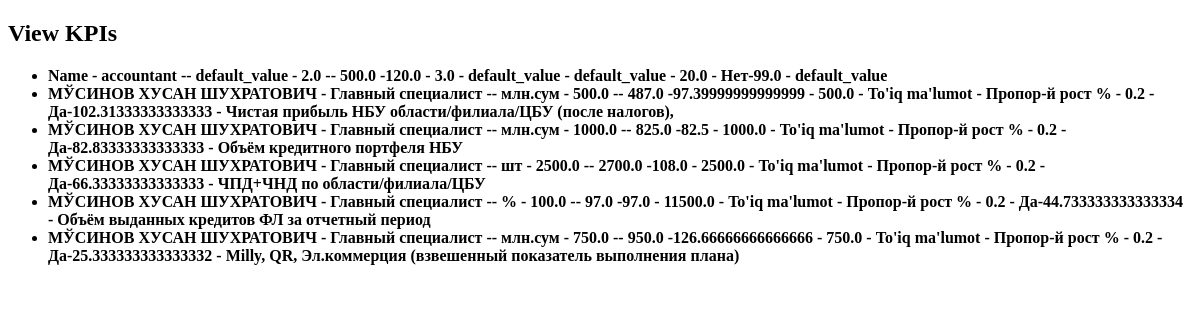
Page /calc/view_kpis/ (signed in) on the earlier database version.
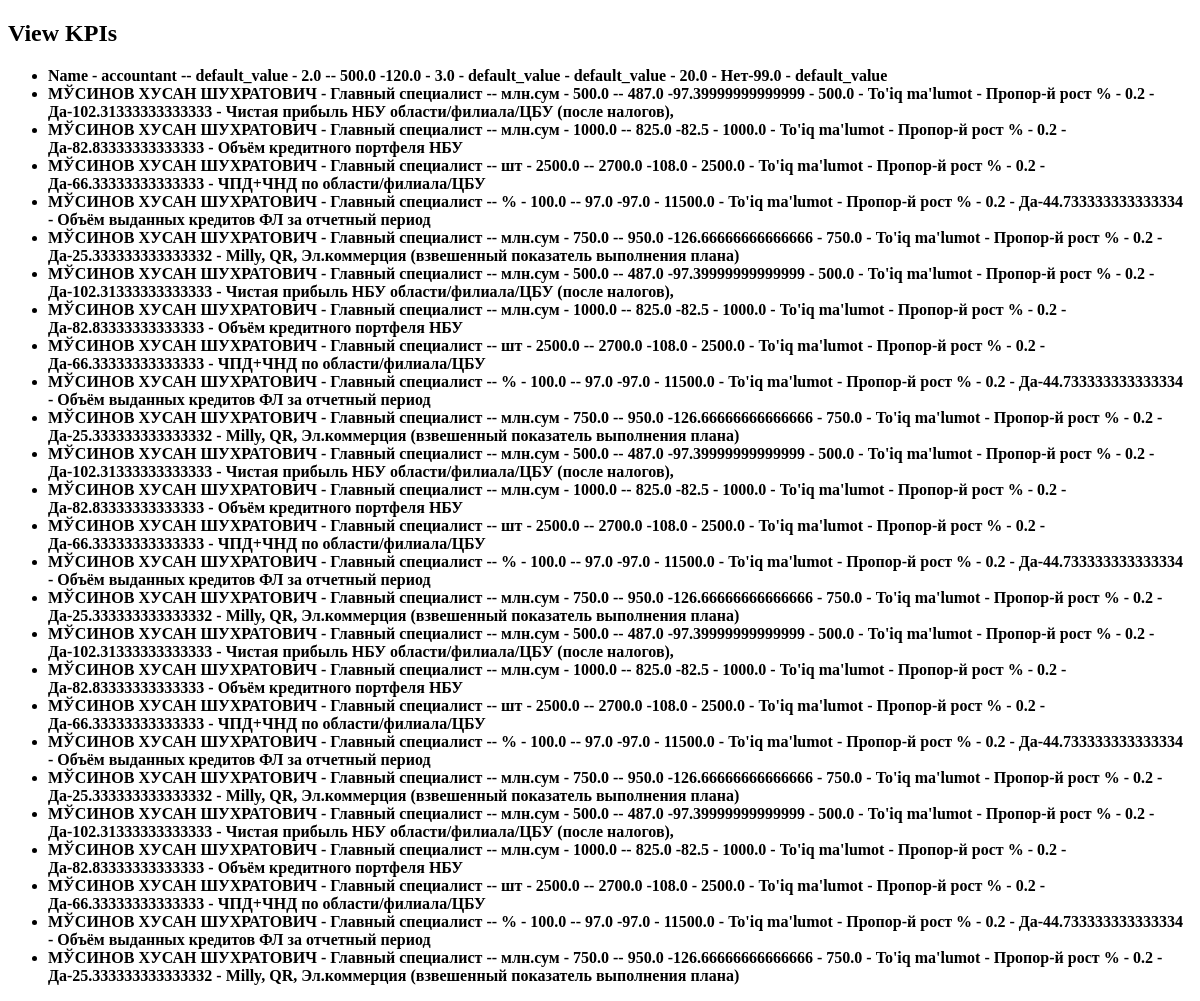
Same page on the later database version.
### calc/models.py (models this page shows, shortened)
class KPI(models.Model):
    employee = models.ForeignKey(Employee, on_delete=models.CASCADE)
    month = models.DateField()
    performance_score = models.FloatField()
    kpi_name = models.CharField(max_length=255, default='default_value')
    metric = models.CharField(max_length=255, default='default_value')
    fact = models.FloatField()
    finished = models.FloatField(null=True)
    premium = models.FloatField(null=True)
    definition = models.TextField(default='default_value')
    method = models.TextField(default='default_value')
    weight = models.FloatField(null=True)
    activity = models.CharField(max_length=4, default='Нет')
    overall = models.FloatField(null=True)

class Employee(models.Model):
    name = models.CharField(max_length=255)
    position = models.CharField(max_length=255)

### calc/views.py (the view)
# urls.py: path('view_kpis/', view_kpis, name='view_kpis'),
@login_required
def view_kpis(request):
    if request.user.is_staff:
        kpi_entries = KPI.objects.all()  # Retrieve KPI entries as needed
        return render(request, 'view_kpis.html', {'kpi_entries': kpi_entries})
    else:
        return redirect('access_denied')  # Redirect to an access denied page or another appropriate view

### calc/templates/view_kpis.html (shortened to what this page needs)
<!DOCTYPE html>
<html lang="en">
<head>
</head>
<body>
    <h2>View KPIs</h2>
    {% if kpi_entries %}
        <ul>
            {% for kpi in kpi_entries %}
                <li style="font-weight: bold;">{{ kpi.employee.name }} - {{kpi.employee.position}} -- {{kpi.metric}} - {{ kpi.performance_score }} --  {{kpi.fact}} -{{kpi.finished}} - {{kpi.premium}} - {{kpi.definition}} - {{kpi.method}} - {{kpi.weight}} - {{kpi.activity}}-{{kpi.overall}}  - {{kpi.kpi_name}}</li>
            {% endfor %}
        </ul>
    {% else %}
        <p>No KPI entries available.</p>
    {% endif %}
</body>
</html>

Differences in the rows shown:
added KPI: employee.name "МЎСИНОВ ХУСАН ШУХРАТОВИЧ", employee.position "Главный специалист", metric "млн.сум", performance_score "500.0", fact "487.0", finished "97.39999999999999", premium "500.0", definition "To'iq ma'lumot", method "Пропор-й рост %", weight "0.2", activity "Да", overall "102.31333333333333", kpi_name "Чистая прибыль НБУ области/филиала/ЦБУ (после налогов),"
added KPI: employee.name "МЎСИНОВ ХУСАН ШУХРАТОВИЧ", employee.position "Главный специалист", metric "млн.сум", performance_score "1000.0", fact "825.0", finished "82.5", premium "1000.0", definition "To'iq ma'lumot", method "Пропор-й рост %", weight "0.2", activity "Да", overall "82.83333333333333", kpi_name "Объём кредитного портфеля НБУ"
added KPI: employee.name "МЎСИНОВ ХУСАН ШУХРАТОВИЧ", employee.position "Главный специалист", metric "шт", performance_score "2500.0", fact "2700.0", finished "108.0", premium "2500.0", definition "To'iq ma'lumot", method "Пропор-й рост %", weight "0.2", activity "Да", overall "66.33333333333333", kpi_name "ЧПД+ЧНД по области/филиала/ЦБУ"
added KPI: employee.name "МЎСИНОВ ХУСАН ШУХРАТОВИЧ", employee.position "Главный специалист", metric "%", performance_score "100.0", fact "97.0", finished "97.0", premium "11500.0", definition "To'iq ma'lumot", method "Пропор-й рост %", weight "0.2", activity "Да", overall "44.733333333333334", kpi_name "Объём выданных кредитов ФЛ за отчетный период"
added KPI: employee.name "МЎСИНОВ ХУСАН ШУХРАТОВИЧ", employee.position "Главный специалист", metric "млн.сум", performance_score "750.0", fact "950.0", finished "126.66666666666666", premium "750.0", definition "To'iq ma'lumot", method "Пропор-й рост %", weight "0.2", activity "Да", overall "25.333333333333332", kpi_name "Milly, QR, Эл.коммерция (взвешенный показатель выполнения плана)"
added KPI: employee.name "МЎСИНОВ ХУСАН ШУХРАТОВИЧ", employee.position "Главный специалист", metric "млн.сум", performance_score "500.0", fact "487.0", finished "97.39999999999999", premium "500.0", definition "To'iq ma'lumot", method "Пропор-й рост %", weight "0.2", activity "Да", overall "102.31333333333333", kpi_name "Чистая прибыль НБУ области/филиала/ЦБУ (после налогов),"
added KPI: employee.name "МЎСИНОВ ХУСАН ШУХРАТОВИЧ", employee.position "Главный специалист", metric "млн.сум", performance_score "1000.0", fact "825.0", finished "82.5", premium "1000.0", definition "To'iq ma'lumot", method "Пропор-й рост %", weight "0.2", activity "Да", overall "82.83333333333333", kpi_name "Объём кредитного портфеля НБУ"
added KPI: employee.name "МЎСИНОВ ХУСАН ШУХРАТОВИЧ", employee.position "Главный специалист", metric "шт", performance_score "2500.0", fact "2700.0", finished "108.0", premium "2500.0", definition "To'iq ma'lumot", method "Пропор-й рост %", weight "0.2", activity "Да", overall "66.33333333333333", kpi_name "ЧПД+ЧНД по области/филиала/ЦБУ"
added KPI: employee.name "МЎСИНОВ ХУСАН ШУХРАТОВИЧ", employee.position "Главный специалист", metric "%", performance_score "100.0", fact "97.0", finished "97.0", premium "11500.0", definition "To'iq ma'lumot", method "Пропор-й рост %", weight "0.2", activity "Да", overall "44.733333333333334", kpi_name "Объём выданных кредитов ФЛ за отчетный период"
added KPI: employee.name "МЎСИНОВ ХУСАН ШУХРАТОВИЧ", employee.position "Главный специалист", metric "млн.сум", performance_score "750.0", fact "950.0", finished "126.66666666666666", premium "750.0", definition "To'iq ma'lumot", method "Пропор-й рост %", weight "0.2", activity "Да", overall "25.333333333333332", kpi_name "Milly, QR, Эл.коммерция (взвешенный показатель выполнения плана)"
added KPI: employee.name "МЎСИНОВ ХУСАН ШУХРАТОВИЧ", employee.position "Главный специалист", metric "млн.сум", performance_score "500.0", fact "487.0", finished "97.39999999999999", premium "500.0", definition "To'iq ma'lumot", method "Пропор-й рост %", weight "0.2", activity "Да", overall "102.31333333333333", kpi_name "Чистая прибыль НБУ области/филиала/ЦБУ (после налогов),"
added KPI: employee.name "МЎСИНОВ ХУСАН ШУХРАТОВИЧ", employee.position "Главный специалист", metric "млн.сум", performance_score "1000.0", fact "825.0", finished "82.5", premium "1000.0", definition "To'iq ma'lumot", method "Пропор-й рост %", weight "0.2", activity "Да", overall "82.83333333333333", kpi_name "Объём кредитного портфеля НБУ"
added KPI: employee.name "МЎСИНОВ ХУСАН ШУХРАТОВИЧ", employee.position "Главный специалист", metric "шт", performance_score "2500.0", fact "2700.0", finished "108.0", premium "2500.0", definition "To'iq ma'lumot", method "Пропор-й рост %", weight "0.2", activity "Да", overall "66.33333333333333", kpi_name "ЧПД+ЧНД по области/филиала/ЦБУ"
added KPI: employee.name "МЎСИНОВ ХУСАН ШУХРАТОВИЧ", employee.position "Главный специалист", metric "%", performance_score "100.0", fact "97.0", finished "97.0", premium "11500.0", definition "To'iq ma'lumot", method "Пропор-й рост %", weight "0.2", activity "Да", overall "44.733333333333334", kpi_name "Объём выданных кредитов ФЛ за отчетный период"
added KPI: employee.name "МЎСИНОВ ХУСАН ШУХРАТОВИЧ", employee.position "Главный специалист", metric "млн.сум", performance_score "750.0", fact "950.0", finished "126.66666666666666", premium "750.0", definition "To'iq ma'lumot", method "Пропор-й рост %", weight "0.2", activity "Да", overall "25.333333333333332", kpi_name "Milly, QR, Эл.коммерция (взвешенный показатель выполнения плана)"
added KPI: employee.name "МЎСИНОВ ХУСАН ШУХРАТОВИЧ", employee.position "Главный специалист", metric "млн.сум", performance_score "500.0", fact "487.0", finished "97.39999999999999", premium "500.0", definition "To'iq ma'lumot", method "Пропор-й рост %", weight "0.2", activity "Да", overall "102.31333333333333", kpi_name "Чистая прибыль НБУ области/филиала/ЦБУ (после налогов),"
added KPI: employee.name "МЎСИНОВ ХУСАН ШУХРАТОВИЧ", employee.position "Главный специалист", metric "млн.сум", performance_score "1000.0", fact "825.0", finished "82.5", premium "1000.0", definition "To'iq ma'lumot", method "Пропор-й рост %", weight "0.2", activity "Да", overall "82.83333333333333", kpi_name "Объём кредитного портфеля НБУ"
added KPI: employee.name "МЎСИНОВ ХУСАН ШУХРАТОВИЧ", employee.position "Главный специалист", metric "шт", performance_score "2500.0", fact "2700.0", finished "108.0", premium "2500.0", definition "To'iq ma'lumot", method "Пропор-й рост %", weight "0.2", activity "Да", overall "66.33333333333333", kpi_name "ЧПД+ЧНД по области/филиала/ЦБУ"
added KPI: employee.name "МЎСИНОВ ХУСАН ШУХРАТОВИЧ", employee.position "Главный специалист", metric "%", performance_score "100.0", fact "97.0", finished "97.0", premium "11500.0", definition "To'iq ma'lumot", method "Пропор-й рост %", weight "0.2", activity "Да", overall "44.733333333333334", kpi_name "Объём выданных кредитов ФЛ за отчетный период"
added KPI: employee.name "МЎСИНОВ ХУСАН ШУХРАТОВИЧ", employee.position "Главный специалист", metric "млн.сум", performance_score "750.0", fact "950.0", finished "126.66666666666666", premium "750.0", definition "To'iq ma'lumot", method "Пропор-й рост %", weight "0.2", activity "Да", overall "25.333333333333332", kpi_name "Milly, QR, Эл.коммерция (взвешенный показатель выполнения плана)"
